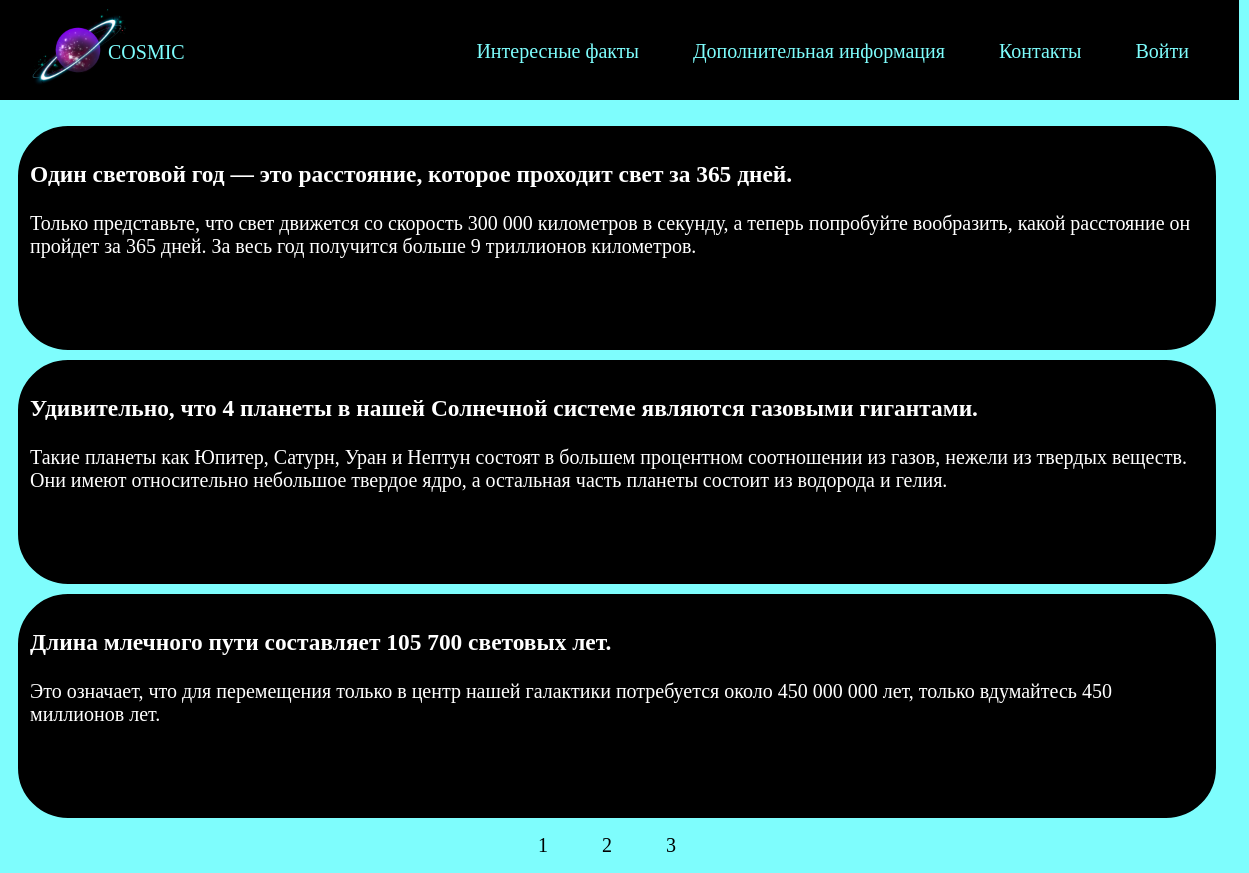
Screenshot of /interesing-facts/ with the database file from the repository.
### app/models.py (models this page shows)
class Facts(models.Model):
    title = models.CharField(max_length=999, verbose_name="Заголовок")
    text = models.TextField(max_length=3000, verbose_name="Текст")
    photo = models.ImageField(upload_to='photos/%Y/', verbose_name='Фото')

### app/views.py (the view)
# urls.py: path('interesing-facts/', interesing_facts_page, name='facts'),
def interesing_facts_page(request):
    data = Facts.objects.all()
    paginator = Paginator(data, 3)
    page_number = request.GET.get('page')
    page_obj = paginator.get_page(page_number)
    return render(request, 'app/interesing_fact.html', {'page_obj': page_obj, 'is_auth': request.user.is_authenticated, 'data': data})

### app/templates/app/interesing_fact.html
{% extends 'app/base.html' %}
{% block content %}
{% for elem in page_obj %}
<div id="fact">
    <h3 id="title_h3">{{ elem.title }}</h3>
    <p id="text_p">{{ elem.text }}</p>
</div>
{% endfor %}
<nav>
    <ul>
        {% for p in page_obj.paginator.page_range %}
        <li><a id="navigate" href="?page={{ p }}">{{ p }}</a></li>
        {% endfor %}
    </ul>
</nav>
{% endblock %}

### app/templates/app/base.html (shortened to what this page needs)
{% load static %}
<!DOCTYPE html>
<html>
  <head>
    <link rel="stylesheet" type="text/css" href="{% static 'app/css/style.css' %}" />
  </head>
  <body>
    <header>
      <div id="rect1">
        <ul id="header_list">
          <li><a href="{% url 'facts' %}">Интересные факты</a></li>
          <li><a href="{% url 'info' %}">Дополнительная информация</a></li>
          <li><a href="{% url 'contacts' %}">Контакты</a></li>
        {% if is_auth %}
          <li><a href="{% url 'add_fact' %}">Добавить факт</a></li>
        {% else %}
          <li><a href="{% url 'sign_in' %}">Войти</a></li>
        {% endif %}
        </ul>
      </div>
      <div id="home">
        <a href="{% url 'home' %}">COSMIC</a>
      </div>
      <div>
        <a href="{% url 'home' %}"><img id='logo' src="{% static 'app/image/logo.png' %}" /></a>
      </div>
    </header>
{% block content %}{% endblock %}
  </body>
</html>

### app/static/app/css/style.css (style rules this page uses)
html { background: #7EFDFD; }
#rect1 { width: 1247px; height: 100px; background: #000000; transform: translate(-16px,-16px); }
#header_list { list-style: none; text-align: right; padding: 40px; }
li { display: inline; margin-left: 40px; margin-right: 10px; }
a { font-size: 20px; color: #7EFDFD; font-family: impact; text-decoration: none; }
#home { position: absolute; margin-top: -75px; margin-left: 100px; z-index: 2; }
#logo { width: 100px; height: 100px; position: absolute; margin-top: -116px; margin-left: 20px; z-index: 1; }
#fact { font-size: 20px; background: black; width: 1174px; height: 200px; color: white; text-align: left; border-radius: 50px; margin-top: -5px; margin-left: 5px; font-family: Comic Sans MS; margin: 10px; border: 12px solid black; }
#navigate { color: black; font-family: Comic Sans MS; }
nav { margin-left: 450px; }

### rows the page displays
Facts: title "Один световой год — это расстояние, которое проходит свет за 365 дней.", text "Только представьте, что свет движется со скорость 300 000 километров в секунду, а теперь попробуйте вообразить, какой расстояние он пройдет за 365 дней. За весь год получится больше 9 триллионов километров."
Facts: title "Удивительно, что 4 планеты в нашей Солнечной системе являются газовыми гигантами.", text "Такие планеты как Юпитер, Сатурн, Уран и Нептун состоят в большем процентном соотношении из газов, нежели из твердых веществ. Они имеют относительно небольшое твердое ядро, а остальная часть планеты состоит из водорода и гелия."
Facts: title "Длина млечного пути составляет 105 700 световых лет.", text "Это означает, что для перемещения только в центр нашей галактики потребуется около 450 000 000 лет, только вдумайтесь 450 миллионов лет."

### other values shown
{{ p }} "1" "2" "3"
